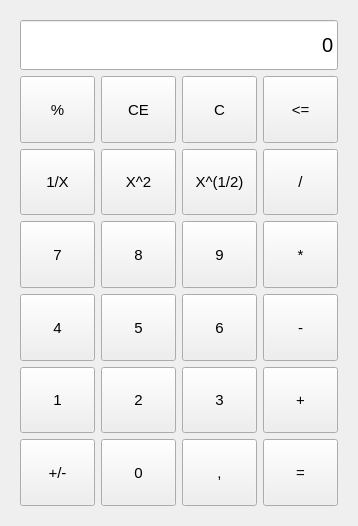
<?xml version="1.0" encoding="UTF-8"?>
<ui version="4.0">
 <class>Form</class>
 <widget class="QWidget" name="Form">
  <property name="windowModality">
   <enum>Qt::NonModal</enum>
  </property>
  <property name="geometry">
   <rect>
    <x>0</x>
    <y>0</y>
    <width>356</width>
    <height>526</height>
   </rect>
  </property>
  <property name="mouseTracking">
   <bool>true</bool>
  </property>
  <property name="windowTitle">
   <string>Form</string>
  </property>
  <layout class="QGridLayout" name="gridLayout_2">
   <item row="1" column="0">
    <widget class="QWidget" name="verticalWidget" native="true">
     <property name="font">
      <font>
       <family>MS Shell Dlg 2</family>
       <weight>50</weight>
       <bold>false</bold>
      </font>
     </property>
     <layout class="QGridLayout" name="gridLayout">
      <property name="sizeConstraint">
       <enum>QLayout::SetDefaultConstraint</enum>
      </property>
      <item row="0" column="0">
       <layout class="QHBoxLayout" name="horizontalLayout_8">
        <item>
         <widget class="QLineEdit" name="Result">
          <property name="enabled">
           <bool>true</bool>
          </property>
          <property name="sizePolicy">
           <sizepolicy hsizetype="Preferred" vsizetype="Preferred">
            <horstretch>0</horstretch>
            <verstretch>0</verstretch>
           </sizepolicy>
          </property>
          <property name="minimumSize">
           <size>
            <width>0</width>
            <height>50</height>
           </size>
          </property>
          <property name="maximumSize">
           <size>
            <width>16777215</width>
            <height>50</height>
           </size>
          </property>
          <property name="sizeIncrement">
           <size>
            <width>0</width>
            <height>50</height>
           </size>
          </property>
          <property name="font">
           <font>
            <family>MS Shell Dlg 2</family>
            <pointsize>15</pointsize>
            <weight>50</weight>
            <bold>false</bold>
            <stylestrategy>PreferDefault</stylestrategy>
           </font>
          </property>
          <property name="mouseTracking">
           <bool>false</bool>
          </property>
          <property name="tabletTracking">
           <bool>false</bool>
          </property>
          <property name="focusPolicy">
           <enum>Qt::NoFocus</enum>
          </property>
          <property name="toolTip">
           <string/>
          </property>
          <property name="toolTipDuration">
           <number>-1</number>
          </property>
          <property name="layoutDirection">
           <enum>Qt::RightToLeft</enum>
          </property>
          <property name="autoFillBackground">
           <bool>false</bool>
          </property>
          <property name="text">
           <string>0</string>
          </property>
          <property name="frame">
           <bool>true</bool>
          </property>
          <property name="alignment">
           <set>Qt::AlignRight|Qt::AlignTrailing|Qt::AlignVCenter</set>
          </property>
          <property name="dragEnabled">
           <bool>false</bool>
          </property>
          <property name="readOnly">
           <bool>false</bool>
          </property>
          <property name="cursorMoveStyle">
           <enum>Qt::LogicalMoveStyle</enum>
          </property>
          <property name="clearButtonEnabled">
           <bool>false</bool>
          </property>
         </widget>
        </item>
       </layout>
      </item>
      <item row="4" column="0">
       <layout class="QHBoxLayout" name="horizontalLayout_4">
        <item>
         <widget class="QPushButton" name="Butt_4">
          <property name="sizePolicy">
           <sizepolicy hsizetype="Preferred" vsizetype="Preferred">
            <horstretch>0</horstretch>
            <verstretch>0</verstretch>
           </sizepolicy>
          </property>
          <property name="minimumSize">
           <size>
            <width>75</width>
            <height>65</height>
           </size>
          </property>
          <property name="font">
           <font>
            <family>MS Shell Dlg 2</family>
            <pointsize>11</pointsize>
            <weight>50</weight>
            <bold>false</bold>
            <stylestrategy>PreferAntialias</stylestrategy>
           </font>
          </property>
          <property name="text">
           <string>4</string>
          </property>
         </widget>
        </item>
        <item>
         <widget class="QPushButton" name="Butt_5">
          <property name="sizePolicy">
           <sizepolicy hsizetype="Preferred" vsizetype="Preferred">
            <horstretch>0</horstretch>
            <verstretch>0</verstretch>
           </sizepolicy>
          </property>
          <property name="minimumSize">
           <size>
            <width>75</width>
            <height>65</height>
           </size>
          </property>
          <property name="font">
           <font>
            <family>MS Shell Dlg 2</family>
            <pointsize>11</pointsize>
            <weight>50</weight>
            <bold>false</bold>
            <stylestrategy>PreferAntialias</stylestrategy>
           </font>
          </property>
          <property name="text">
           <string>5</string>
          </property>
         </widget>
        </item>
        <item>
         <widget class="QPushButton" name="Butt_6">
          <property name="sizePolicy">
           <sizepolicy hsizetype="Preferred" vsizetype="Preferred">
            <horstretch>0</horstretch>
            <verstretch>0</verstretch>
           </sizepolicy>
          </property>
          <property name="minimumSize">
           <size>
            <width>75</width>
            <height>65</height>
           </size>
          </property>
          <property name="font">
           <font>
            <family>MS Shell Dlg 2</family>
            <pointsize>11</pointsize>
            <weight>50</weight>
            <bold>false</bold>
            <stylestrategy>PreferAntialias</stylestrategy>
           </font>
          </property>
          <property name="text">
           <string>6</string>
          </property>
         </widget>
        </item>
        <item>
         <widget class="QPushButton" name="Butt_sub">
          <property name="sizePolicy">
           <sizepolicy hsizetype="Preferred" vsizetype="Preferred">
            <horstretch>0</horstretch>
            <verstretch>0</verstretch>
           </sizepolicy>
          </property>
          <property name="minimumSize">
           <size>
            <width>75</width>
            <height>65</height>
           </size>
          </property>
          <property name="font">
           <font>
            <family>MS Shell Dlg 2</family>
            <pointsize>11</pointsize>
            <weight>50</weight>
            <bold>false</bold>
            <stylestrategy>PreferAntialias</stylestrategy>
           </font>
          </property>
          <property name="text">
           <string>-</string>
          </property>
         </widget>
        </item>
       </layout>
      </item>
      <item row="5" column="0">
       <layout class="QHBoxLayout" name="horizontalLayout_5">
        <item>
         <widget class="QPushButton" name="Butt_1">
          <property name="sizePolicy">
           <sizepolicy hsizetype="Preferred" vsizetype="Preferred">
            <horstretch>0</horstretch>
            <verstretch>0</verstretch>
           </sizepolicy>
          </property>
          <property name="minimumSize">
           <size>
            <width>75</width>
            <height>65</height>
           </size>
          </property>
          <property name="font">
           <font>
            <family>MS Shell Dlg 2</family>
            <pointsize>11</pointsize>
            <weight>50</weight>
            <bold>false</bold>
            <stylestrategy>PreferAntialias</stylestrategy>
           </font>
          </property>
          <property name="text">
           <string>1</string>
          </property>
         </widget>
        </item>
        <item>
         <widget class="QPushButton" name="Butt_2">
          <property name="sizePolicy">
           <sizepolicy hsizetype="Preferred" vsizetype="Preferred">
            <horstretch>0</horstretch>
            <verstretch>0</verstretch>
           </sizepolicy>
          </property>
          <property name="minimumSize">
           <size>
            <width>75</width>
            <height>65</height>
           </size>
          </property>
          <property name="font">
           <font>
            <family>MS Shell Dlg 2</family>
            <pointsize>11</pointsize>
            <weight>50</weight>
            <bold>false</bold>
            <stylestrategy>PreferAntialias</stylestrategy>
           </font>
          </property>
          <property name="text">
           <string>2</string>
          </property>
         </widget>
        </item>
        <item>
         <widget class="QPushButton" name="Butt_3">
          <property name="sizePolicy">
           <sizepolicy hsizetype="Preferred" vsizetype="Preferred">
            <horstretch>0</horstretch>
            <verstretch>0</verstretch>
           </sizepolicy>
          </property>
          <property name="minimumSize">
           <size>
            <width>75</width>
            <height>65</height>
           </size>
          </property>
          <property name="font">
           <font>
            <family>MS Shell Dlg 2</family>
            <pointsize>11</pointsize>
            <weight>50</weight>
            <bold>false</bold>
            <stylestrategy>PreferAntialias</stylestrategy>
           </font>
          </property>
          <property name="text">
           <string>3</string>
          </property>
         </widget>
        </item>
        <item>
         <widget class="QPushButton" name="Butt_add">
          <property name="sizePolicy">
           <sizepolicy hsizetype="Preferred" vsizetype="Preferred">
            <horstretch>0</horstretch>
            <verstretch>0</verstretch>
           </sizepolicy>
          </property>
          <property name="minimumSize">
           <size>
            <width>75</width>
            <height>65</height>
           </size>
          </property>
          <property name="font">
           <font>
            <family>MS Shell Dlg 2</family>
            <pointsize>11</pointsize>
            <weight>50</weight>
            <bold>false</bold>
            <stylestrategy>PreferAntialias</stylestrategy>
           </font>
          </property>
          <property name="text">
           <string>+</string>
          </property>
         </widget>
        </item>
       </layout>
      </item>
      <item row="3" column="0">
       <layout class="QHBoxLayout" name="horizontalLayout_3">
        <item>
         <widget class="QPushButton" name="butt_7">
          <property name="sizePolicy">
           <sizepolicy hsizetype="Preferred" vsizetype="Preferred">
            <horstretch>0</horstretch>
            <verstretch>0</verstretch>
           </sizepolicy>
          </property>
          <property name="minimumSize">
           <size>
            <width>75</width>
            <height>65</height>
           </size>
          </property>
          <property name="font">
           <font>
            <family>MS Shell Dlg 2</family>
            <pointsize>11</pointsize>
            <weight>50</weight>
            <bold>false</bold>
            <stylestrategy>PreferAntialias</stylestrategy>
           </font>
          </property>
          <property name="text">
           <string>7</string>
          </property>
         </widget>
        </item>
        <item>
         <widget class="QPushButton" name="butt_8">
          <property name="sizePolicy">
           <sizepolicy hsizetype="Preferred" vsizetype="Preferred">
            <horstretch>0</horstretch>
            <verstretch>0</verstretch>
           </sizepolicy>
          </property>
          <property name="minimumSize">
           <size>
            <width>75</width>
            <height>65</height>
           </size>
          </property>
          <property name="font">
           <font>
            <family>MS Shell Dlg 2</family>
            <pointsize>11</pointsize>
            <weight>50</weight>
            <bold>false</bold>
            <stylestrategy>PreferAntialias</stylestrategy>
           </font>
          </property>
          <property name="text">
           <string>8</string>
          </property>
         </widget>
        </item>
        <item>
         <widget class="QPushButton" name="Butt_9">
          <property name="sizePolicy">
           <sizepolicy hsizetype="Preferred" vsizetype="Preferred">
            <horstretch>0</horstretch>
            <verstretch>0</verstretch>
           </sizepolicy>
          </property>
          <property name="minimumSize">
           <size>
            <width>75</width>
            <height>65</height>
           </size>
          </property>
          <property name="font">
           <font>
            <family>MS Shell Dlg 2</family>
            <pointsize>11</pointsize>
            <weight>50</weight>
            <bold>false</bold>
            <stylestrategy>PreferAntialias</stylestrategy>
           </font>
          </property>
          <property name="text">
           <string>9</string>
          </property>
         </widget>
        </item>
        <item>
         <widget class="QPushButton" name="Butt_multy">
          <property name="sizePolicy">
           <sizepolicy hsizetype="Preferred" vsizetype="Preferred">
            <horstretch>0</horstretch>
            <verstretch>0</verstretch>
           </sizepolicy>
          </property>
          <property name="minimumSize">
           <size>
            <width>75</width>
            <height>65</height>
           </size>
          </property>
          <property name="font">
           <font>
            <family>MS Shell Dlg 2</family>
            <pointsize>11</pointsize>
            <weight>50</weight>
            <bold>false</bold>
            <stylestrategy>PreferAntialias</stylestrategy>
           </font>
          </property>
          <property name="text">
           <string>*</string>
          </property>
         </widget>
        </item>
       </layout>
      </item>
      <item row="1" column="0">
       <layout class="QHBoxLayout" name="horizontalLayout">
        <property name="sizeConstraint">
         <enum>QLayout::SetMinimumSize</enum>
        </property>
        <item>
         <widget class="QPushButton" name="Butt_percent">
          <property name="sizePolicy">
           <sizepolicy hsizetype="Preferred" vsizetype="Preferred">
            <horstretch>0</horstretch>
            <verstretch>0</verstretch>
           </sizepolicy>
          </property>
          <property name="minimumSize">
           <size>
            <width>75</width>
            <height>65</height>
           </size>
          </property>
          <property name="font">
           <font>
            <family>MS Shell Dlg 2</family>
            <pointsize>11</pointsize>
            <weight>50</weight>
            <bold>false</bold>
            <stylestrategy>PreferAntialias</stylestrategy>
           </font>
          </property>
          <property name="text">
           <string>%</string>
          </property>
          <property name="autoDefault">
           <bool>false</bool>
          </property>
          <property name="default">
           <bool>false</bool>
          </property>
          <property name="flat">
           <bool>false</bool>
          </property>
         </widget>
        </item>
        <item>
         <widget class="QPushButton" name="Butt_CE">
          <property name="sizePolicy">
           <sizepolicy hsizetype="Preferred" vsizetype="Preferred">
            <horstretch>0</horstretch>
            <verstretch>0</verstretch>
           </sizepolicy>
          </property>
          <property name="minimumSize">
           <size>
            <width>75</width>
            <height>65</height>
           </size>
          </property>
          <property name="font">
           <font>
            <family>MS Shell Dlg 2</family>
            <pointsize>11</pointsize>
            <weight>50</weight>
            <bold>false</bold>
            <stylestrategy>PreferAntialias</stylestrategy>
           </font>
          </property>
          <property name="text">
           <string>CE</string>
          </property>
         </widget>
        </item>
        <item>
         <widget class="QPushButton" name="Butt_C">
          <property name="sizePolicy">
           <sizepolicy hsizetype="Preferred" vsizetype="Preferred">
            <horstretch>0</horstretch>
            <verstretch>0</verstretch>
           </sizepolicy>
          </property>
          <property name="minimumSize">
           <size>
            <width>75</width>
            <height>65</height>
           </size>
          </property>
          <property name="font">
           <font>
            <family>MS Shell Dlg 2</family>
            <pointsize>11</pointsize>
            <weight>50</weight>
            <bold>false</bold>
            <stylestrategy>PreferAntialias</stylestrategy>
           </font>
          </property>
          <property name="text">
           <string>C</string>
          </property>
         </widget>
        </item>
        <item>
         <widget class="QPushButton" name="Butt_del">
          <property name="sizePolicy">
           <sizepolicy hsizetype="Preferred" vsizetype="Preferred">
            <horstretch>0</horstretch>
            <verstretch>0</verstretch>
           </sizepolicy>
          </property>
          <property name="minimumSize">
           <size>
            <width>75</width>
            <height>65</height>
           </size>
          </property>
          <property name="font">
           <font>
            <family>MS Shell Dlg 2</family>
            <pointsize>11</pointsize>
            <weight>50</weight>
            <bold>false</bold>
            <stylestrategy>PreferAntialias</stylestrategy>
           </font>
          </property>
          <property name="text">
           <string>&lt;=</string>
          </property>
         </widget>
        </item>
       </layout>
      </item>
      <item row="2" column="0">
       <layout class="QHBoxLayout" name="horizontalLayout_2">
        <property name="sizeConstraint">
         <enum>QLayout::SetMaximumSize</enum>
        </property>
        <item>
         <widget class="QPushButton" name="Butt_1_X">
          <property name="sizePolicy">
           <sizepolicy hsizetype="Preferred" vsizetype="Preferred">
            <horstretch>0</horstretch>
            <verstretch>0</verstretch>
           </sizepolicy>
          </property>
          <property name="minimumSize">
           <size>
            <width>75</width>
            <height>65</height>
           </size>
          </property>
          <property name="font">
           <font>
            <family>MS Shell Dlg 2</family>
            <pointsize>11</pointsize>
            <weight>50</weight>
            <bold>false</bold>
            <stylestrategy>PreferAntialias</stylestrategy>
           </font>
          </property>
          <property name="text">
           <string>1/X</string>
          </property>
         </widget>
        </item>
        <item>
         <widget class="QPushButton" name="Butt_X2">
          <property name="sizePolicy">
           <sizepolicy hsizetype="Preferred" vsizetype="Preferred">
            <horstretch>0</horstretch>
            <verstretch>0</verstretch>
           </sizepolicy>
          </property>
          <property name="minimumSize">
           <size>
            <width>75</width>
            <height>65</height>
           </size>
          </property>
          <property name="font">
           <font>
            <family>MS Shell Dlg 2</family>
            <pointsize>11</pointsize>
            <weight>50</weight>
            <bold>false</bold>
            <stylestrategy>PreferAntialias</stylestrategy>
           </font>
          </property>
          <property name="text">
           <string>X^2</string>
          </property>
         </widget>
        </item>
        <item>
         <widget class="QPushButton" name="Butt_sqrtX">
          <property name="sizePolicy">
           <sizepolicy hsizetype="Preferred" vsizetype="Preferred">
            <horstretch>0</horstretch>
            <verstretch>0</verstretch>
           </sizepolicy>
          </property>
          <property name="minimumSize">
           <size>
            <width>75</width>
            <height>65</height>
           </size>
          </property>
          <property name="font">
           <font>
            <family>MS Shell Dlg 2</family>
            <pointsize>11</pointsize>
            <weight>50</weight>
            <bold>false</bold>
            <stylestrategy>PreferAntialias</stylestrategy>
           </font>
          </property>
          <property name="text">
           <string>X^(1/2)</string>
          </property>
         </widget>
        </item>
        <item>
         <widget class="QPushButton" name="Butt_div">
          <property name="sizePolicy">
           <sizepolicy hsizetype="Preferred" vsizetype="Preferred">
            <horstretch>0</horstretch>
            <verstretch>0</verstretch>
           </sizepolicy>
          </property>
          <property name="minimumSize">
           <size>
            <width>75</width>
            <height>65</height>
           </size>
          </property>
          <property name="font">
           <font>
            <family>MS Shell Dlg 2</family>
            <pointsize>11</pointsize>
            <weight>50</weight>
            <bold>false</bold>
            <stylestrategy>PreferAntialias</stylestrategy>
           </font>
          </property>
          <property name="text">
           <string>/</string>
          </property>
         </widget>
        </item>
       </layout>
      </item>
      <item row="6" column="0">
       <layout class="QHBoxLayout" name="horizontalLayout_6">
        <item>
         <widget class="QPushButton" name="Butt_pos_neg">
          <property name="sizePolicy">
           <sizepolicy hsizetype="Preferred" vsizetype="Preferred">
            <horstretch>0</horstretch>
            <verstretch>0</verstretch>
           </sizepolicy>
          </property>
          <property name="minimumSize">
           <size>
            <width>75</width>
            <height>65</height>
           </size>
          </property>
          <property name="font">
           <font>
            <family>MS Shell Dlg 2</family>
            <pointsize>11</pointsize>
            <weight>50</weight>
            <bold>false</bold>
            <stylestrategy>PreferAntialias</stylestrategy>
           </font>
          </property>
          <property name="text">
           <string>+/-</string>
          </property>
         </widget>
        </item>
        <item>
         <widget class="QPushButton" name="pushButton_22">
          <property name="sizePolicy">
           <sizepolicy hsizetype="Preferred" vsizetype="Preferred">
            <horstretch>0</horstretch>
            <verstretch>0</verstretch>
           </sizepolicy>
          </property>
          <property name="minimumSize">
           <size>
            <width>75</width>
            <height>65</height>
           </size>
          </property>
          <property name="font">
           <font>
            <family>MS Shell Dlg 2</family>
            <pointsize>11</pointsize>
            <weight>50</weight>
            <bold>false</bold>
            <stylestrategy>PreferAntialias</stylestrategy>
           </font>
          </property>
          <property name="text">
           <string>0</string>
          </property>
         </widget>
        </item>
        <item>
         <widget class="QPushButton" name="Butt_point">
          <property name="sizePolicy">
           <sizepolicy hsizetype="Preferred" vsizetype="Preferred">
            <horstretch>0</horstretch>
            <verstretch>0</verstretch>
           </sizepolicy>
          </property>
          <property name="minimumSize">
           <size>
            <width>75</width>
            <height>65</height>
           </size>
          </property>
          <property name="font">
           <font>
            <family>MS Shell Dlg 2</family>
            <pointsize>11</pointsize>
            <weight>50</weight>
            <bold>false</bold>
            <stylestrategy>PreferAntialias</stylestrategy>
           </font>
          </property>
          <property name="text">
           <string>,</string>
          </property>
         </widget>
        </item>
        <item>
         <widget class="QPushButton" name="Butt_eu">
          <property name="sizePolicy">
           <sizepolicy hsizetype="Preferred" vsizetype="Preferred">
            <horstretch>0</horstretch>
            <verstretch>0</verstretch>
           </sizepolicy>
          </property>
          <property name="minimumSize">
           <size>
            <width>75</width>
            <height>65</height>
           </size>
          </property>
          <property name="font">
           <font>
            <family>MS Shell Dlg 2</family>
            <pointsize>11</pointsize>
            <weight>50</weight>
            <bold>false</bold>
            <stylestrategy>PreferAntialias</stylestrategy>
           </font>
          </property>
          <property name="text">
           <string>=</string>
          </property>
         </widget>
        </item>
       </layout>
      </item>
     </layout>
    </widget>
   </item>
  </layout>
 </widget>
 <resources/>
 <connections/>
</ui>
